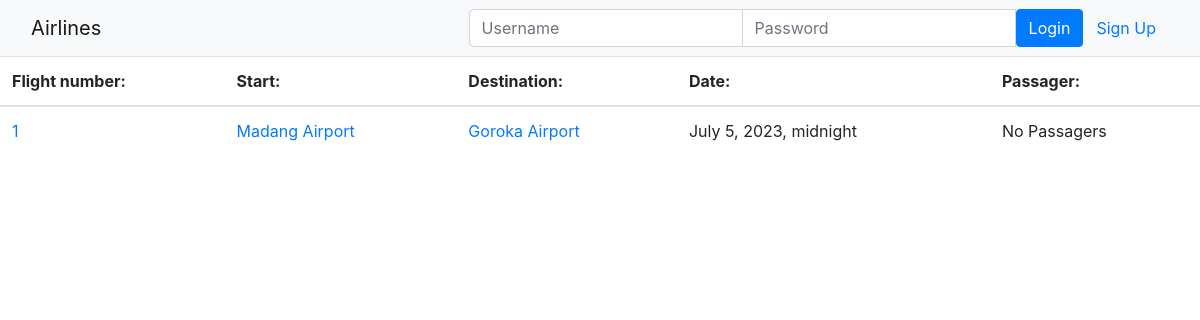
Before: /airline/ with the older database file.
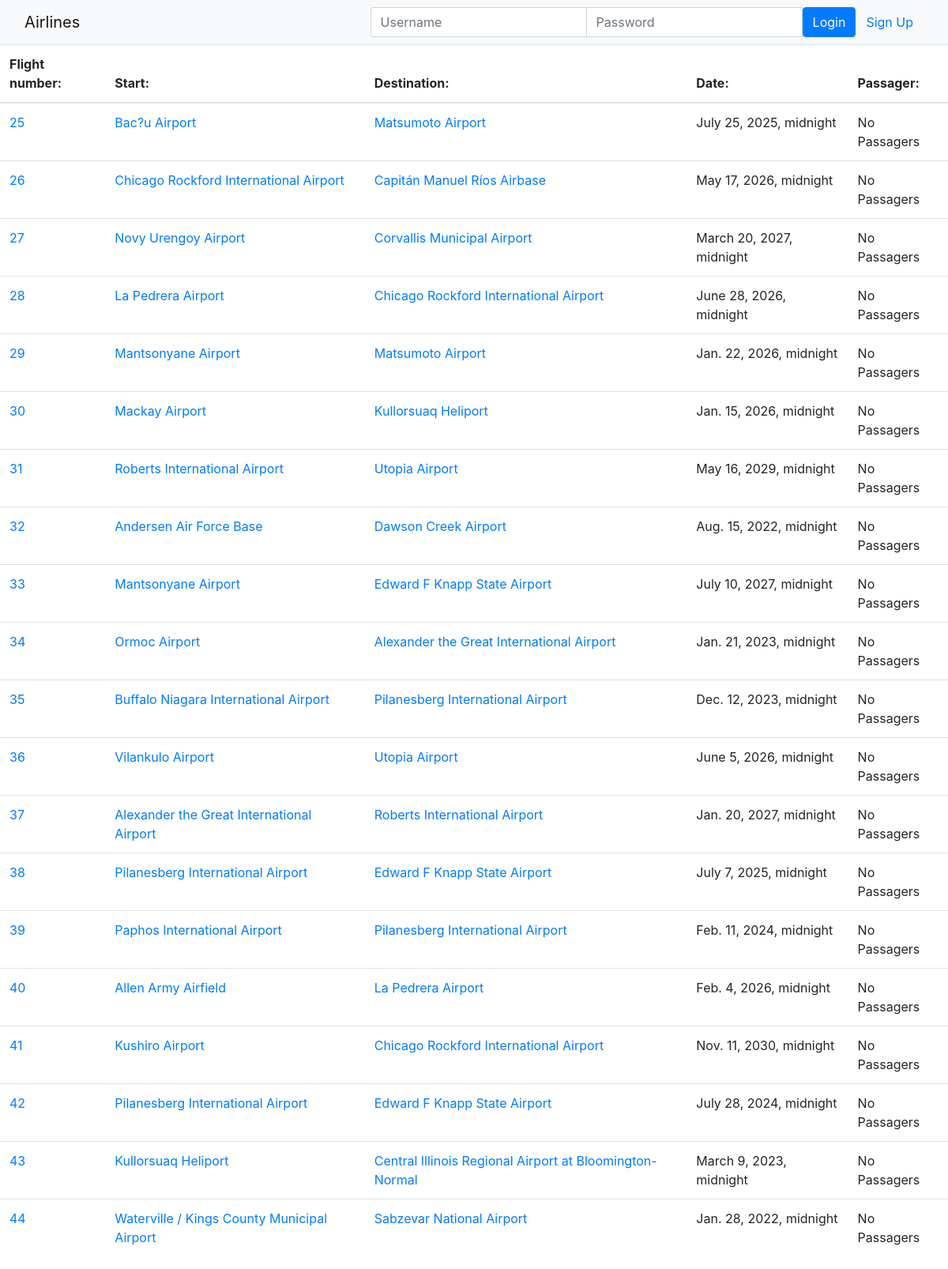
After: the same page with the newer database file.
### airline/models.py (models this page shows, shortened)
class Flight(models.Model):
    flight_number = models.IntegerField()
    start = models.ForeignKey(Airport, on_delete=models.CASCADE, related_name='departures')
    destination = models.ForeignKey(Airport, on_delete=models.CASCADE, related_name='arrivals')
    date = models.DateTimeField()

class Airport(models.Model):
    airport_id = models.IntegerField(primary_key=True)
    name = models.CharField(max_length=100)
    city = models.CharField(max_length=100)
    country = models.CharField(max_length=100)
    latitude = models.FloatField()
    longitude = models.FloatField()
    def __str__(self):
        return f"{self.name}"

### airline/views.py (the view)
# urls.py: path('', views.index, name='index'),
def index(request):
    context = {
        "airport": Airport.objects.all(),
        "passager":Passager.objects.all(),
        "flight":Flight.objects.all(),
        }
    return render(request, template_name="airline/main.html", context=context)

### airline/templates/airline/main.html (shortened to what this page needs)
{% extends "airline/index.html" %}
{% block content %}
<table class="table">
<thead>
    <tr>
        <th>Flight number: </th>
        <th>Start: </th>
        <th>Destination: </th>
        <th>Date: </th>
        <th>Passager: </th>
    </tr>
</thead>
<tbody>
    {% if not airport %}
        <form class="form-inline" action="{% url 'airline:upload_airport' %}" method="post">
            {% csrf_token %}
            <label for="vol">Enter quantity of Airport to load: (2-250)</label>
            <input type="number" id="vol" name="vol" min="2" max="250">
            <button class="btn btn-primary" type="submit">Upload Airport Data</button>
        </form>
    {% else %}
    {% if flight %}
        {% for fli in flight %}
        <tr>
            <td><a href="/airline/flight/{{fli.id}}">{{fli.id}}</a></td>
            <td><a href="/airline/airport/{{fli.start.airport_id}}">{{fli.start}}</a></td>
            <td><a href="/airline/airport/{{fli.destination.airport_id}}">{{fli.destination}}</a></td>
            <td>{{fli.date}}</td>
            {% if fli.passengers.all %}
                <td>{% for passagers in fli.passengers.all %}
                <a href="/airline/passager/{{passagers.id}}">{{passagers}}</a>, {% endfor %}</td>
            {% else %}
                <td>No Passagers</td>
            {% endif %}
        </tr>
        {% endfor %}
    {% endif %}
    </tbody>
    </table>
    {% endif %}
{% endblock %}

### airline/templates/airline/index.html (shortened to what this page needs)
<!DOCTYPE html>
<html lang="en">
<head>
    {% load static %}
    <link rel="stylesheet" href="https://maxcdn.bootstrapcdn.com/bootstrap/4.5.2/css/bootstrap.min.css">
</head>
<body>
    <nav class="navbar navbar-light bg-light">
        <div class="container-fluid">
            <div class="navbar-header">
                  <a class="navbar-brand" href="/airline/">Airlines</a>
            </div>
            <ul class="nav navbar-nav navbar-right">
                {% if user.is_authenticated %}
                <li>
                    <a class="btn btn-link" href="#">{{ user.first_name }}({{ user.username }})</a>
                    <a class="btn btn-link" href="{% url 'user:logout' %}">Logout</a>
                    <a class="btn btn-link" href="/airline/add_data">Add data</a>
                </li>
                {% else %}
                <li>
                    <form class="form-inline" action="{% url 'user:login' %}" method="post">
                        <div class="input-group">
                            <input type="text" class="form-control" placeholder="Username" name="username" >
                            <input type="password" class="form-control" placeholder="Password" name="psw" >
                            <button class="btn btn-primary" type="submit">Login</button>
                            <a class="btn btn-link" href="{% url 'user:registration' %}">Sign Up</a>
                        </div>
                    </form>
                </li>
                {% endif %}
            </ul>
        </div>
    </nav>
{% block content %}
{% endblock %}
</body>
</html>

Changed rows visible on the page:
removed Flight: id "1", start "Madang Airport", destination "Goroka Airport", date "July 5, 2023, midnight", shows "No Passagers"
added Flight: id "25", start "Bac?u Airport", destination "Matsumoto Airport", date "July 25, 2025, midnight", shows "No Passagers"
added Flight: id "26", start "Chicago Rockford International Airport", destination "Capitán Manuel Ríos Airbase", date "May 17, 2026, midnight", shows "No Passagers"
added Flight: id "27", start "Novy Urengoy Airport", destination "Corvallis Municipal Airport", date "March 20, 2027, midnight", shows "No Passagers"
added Flight: id "28", start "La Pedrera Airport", destination "Chicago Rockford International Airport", date "June 28, 2026, midnight", shows "No Passagers"
added Flight: id "29", start "Mantsonyane Airport", destination "Matsumoto Airport", date "Jan. 22, 2026, midnight", shows "No Passagers"
added Flight: id "30", start "Mackay Airport", destination "Kullorsuaq Heliport", date "Jan. 15, 2026, midnight", shows "No Passagers"
added Flight: id "31", start "Roberts International Airport", destination "Utopia Airport", date "May 16, 2029, midnight", shows "No Passagers"
added Flight: id "32", start "Andersen Air Force Base", destination "Dawson Creek Airport", date "Aug. 15, 2022, midnight", shows "No Passagers"
added Flight: id "33", start "Mantsonyane Airport", destination "Edward F Knapp State Airport", date "July 10, 2027, midnight", shows "No Passagers"
added Flight: id "34", start "Ormoc Airport", destination "Alexander the Great International Airport", date "Jan. 21, 2023, midnight", shows "No Passagers"
added Flight: id "35", start "Buffalo Niagara International Airport", destination "Pilanesberg International Airport", date "Dec. 12, 2023, midnight", shows "No Passagers"
added Flight: id "36", start "Vilankulo Airport", destination "Utopia Airport", date "June 5, 2026, midnight", shows "No Passagers"
added Flight: id "37", start "Alexander the Great International Airport", destination "Roberts International Airport", date "Jan. 20, 2027, midnight", shows "No Passagers"
added Flight: id "38", start "Pilanesberg International Airport", destination "Edward F Knapp State Airport", date "July 7, 2025, midnight", shows "No Passagers"
added Flight: id "39", start "Paphos International Airport", destination "Pilanesberg International Airport", date "Feb. 11, 2024, midnight", shows "No Passagers"
added Flight: id "40", start "Allen Army Airfield", destination "La Pedrera Airport", date "Feb. 4, 2026, midnight", shows "No Passagers"
added Flight: id "41", start "Kushiro Airport", destination "Chicago Rockford International Airport", date "Nov. 11, 2030, midnight", shows "No Passagers"
added Flight: id "42", start "Pilanesberg International Airport", destination "Edward F Knapp State Airport", date "July 28, 2024, midnight", shows "No Passagers"
added Flight: id "43", start "Kullorsuaq Heliport", destination "Central Illinois Regional Airport at Bloomington-Normal", date "March 9, 2023, midnight", shows "No Passagers"
added Flight: id "44", start "Waterville / Kings County Municipal Airport", destination "Sabzevar National Airport", date "Jan. 28, 2022, midnight", shows "No Passagers"
